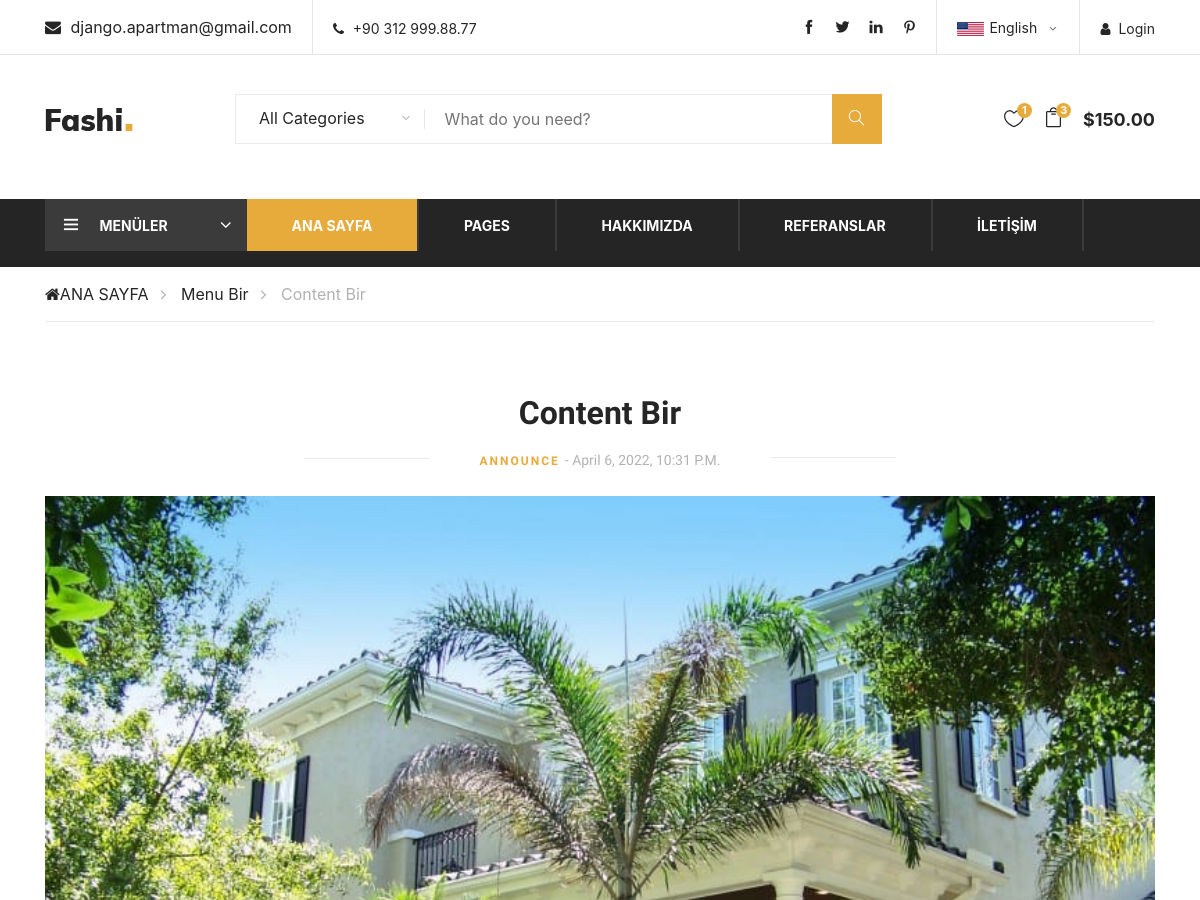
The page /content/1/content-bir/ (upper part) on the database as committed earlier.
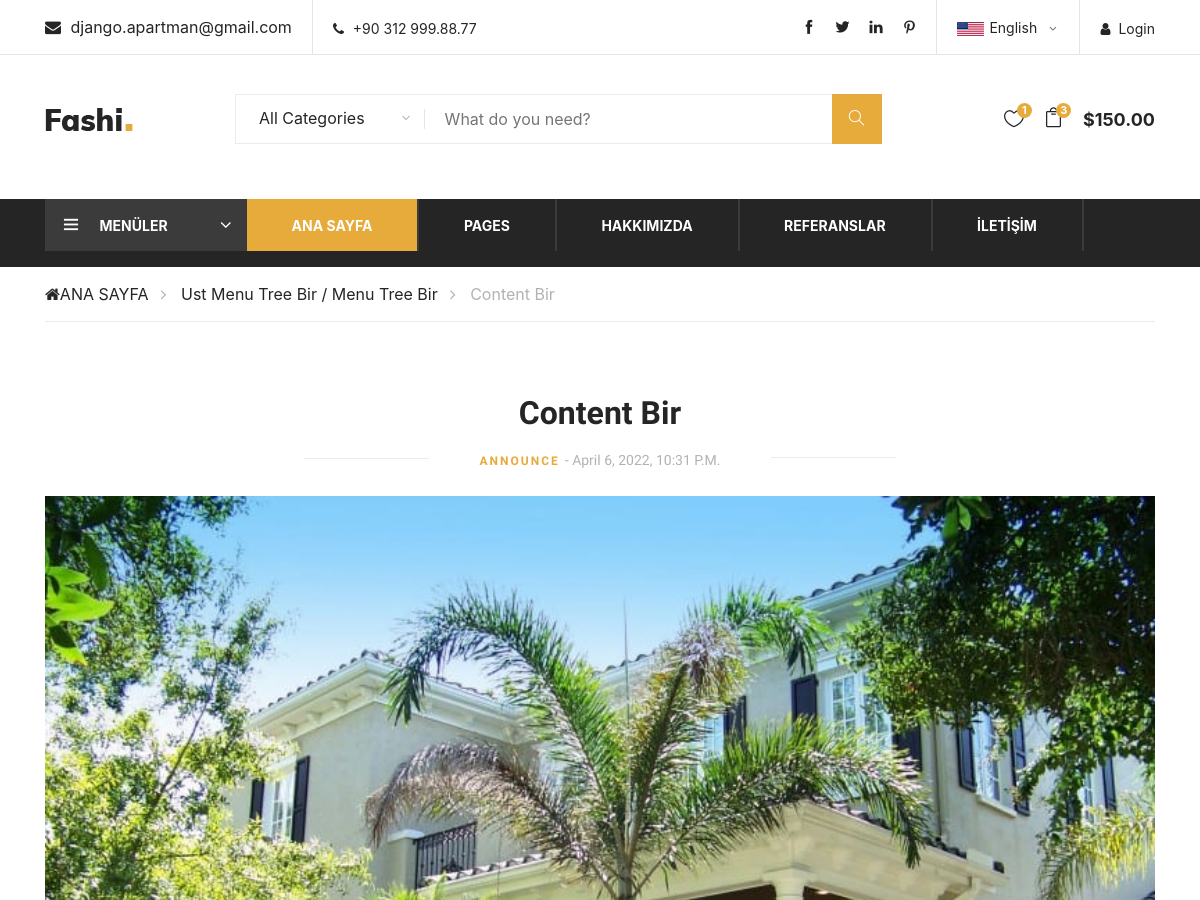
The same page on the database as committed later.
### content/models.py (models this page shows, shortened)
class Content(models.Model):
    STATUS = (
        ('True', 'Evet'),
        ('False', 'Hayır')
    )
    TYPE = (
        ('News', 'Haber'),
        ('Announce', 'Duyuru'),
        ('Decision', 'Karar'),
        ('Survey', 'Anket')
    )
    title = models.CharField(max_length=150)
    keywords = models.CharField(max_length=255)
    description = models.CharField(max_length=255)
    image = models.ImageField(blank=True, upload_to='images/')
    menu = models.ForeignKey(Menu, on_delete=models.CASCADE)  # relation with Menu table
    detail = RichTextUploadingField()
    type = models.CharField(max_length=10, choices=TYPE)
    slug = models.SlugField()
    status = models.CharField(max_length=10, choices=STATUS)
    create_at = models.DateTimeField(auto_now_add=True)
    update_at = models.DateTimeField(auto_now_add=True)
    def image_tag(self):
        if self.image:
            return mark_safe('<img src="{}" height="50"/>'.format(self.image.url))
    image_tag.short_description = 'Image'

class Menu(MPTTModel):
    STATUS = (
        ('True', 'Evet'),
        ('False', 'Hayır')
    )
    parent = TreeForeignKey('self', blank=True, null=True, related_name='children', on_delete=models.CASCADE)
    title = models.CharField(max_length=100)
    keywords = models.CharField(max_length=255)
    description = models.CharField(max_length=255)
    image = models.ImageField(blank=True, upload_to='images/')
    status = models.CharField(max_length=10, choices=STATUS)
    slug = models.SlugField()
    create_at = models.DateTimeField(auto_now_add=True)
    update_at = models.DateTimeField(auto_now_add=True)
    class MPTTMeta:
        order_insertion_by = ['title']
    def __str__(self):  # __str__ method elaborated later in
        full_path = [self.title]  # post. use __unicode__ in place of
        k = self.parent
        while k is not None:
            full_path.append(k.title)
            k = k.parent
        return ' / '.join(full_path[::-1])
    def image_tag(self):
        if self.image:
            return mark_safe('<img src="{}" height="50"/>'.format(self.image.url))
    image_tag.short_description = 'Image'

### home/views.py (the view)
# urls.py: path('content/<int:id>/<slug:slug>/', views.content_detail, name='content_detail'),
def content_detail(request, id, slug):
    menu = Menu.objects.all()
    content = Content.objects.get(pk=id)
    imagens = Imagen.objects.filter(content_id=id)
    context = {'content': content,
               'menu': menu,
               'imagens': imagens
               }
    return render(request, 'content_detail.html', context)

### home/templates/content_detail.html (shortened to what this page needs)
{% extends 'homebase.html' %}
{% load static %}
{% block content %}
<div class="breacrumb-section">
    <div class="container">
        <div class="row">
            <div class="col-lg-12">
                <div class="breadcrumb-text">
                    <a href="/"><i class="fa fa-home"></i>ANA SAYFA</a>
                    <a href="/menu/{{ content.menu_id }}/{{ content.menu.slug }}">{{ content.menu }}</a>
                    <span>{{ content.title }}</span>
                </div>
            </div>
        </div>
    </div>
</div>
<section class="blog-details spad">
    <div class="container">
        <div class="row">
            <div class="col-lg-12">
                <div class="blog-details-inner">
                    <div class="blog-detail-title">
                        <h2>{{ content.title }}</h2>
                        <p>{{ content.type }} <span>- {{ content.update_at }}</span></p>
                    </div>
                    <div class="blog-large-pic">
                        <img src="{{content.image.url}}" alt="">
                    </div>
                </div>
            </div>
        </div>
    </div>
</section>
{% endblock %}

Rows that differ between the two databases and show on the page:
changed Content "Content Bir": menu "Menu Bir" → "Ust Menu Tree Bir / Menu Tree Bir"
